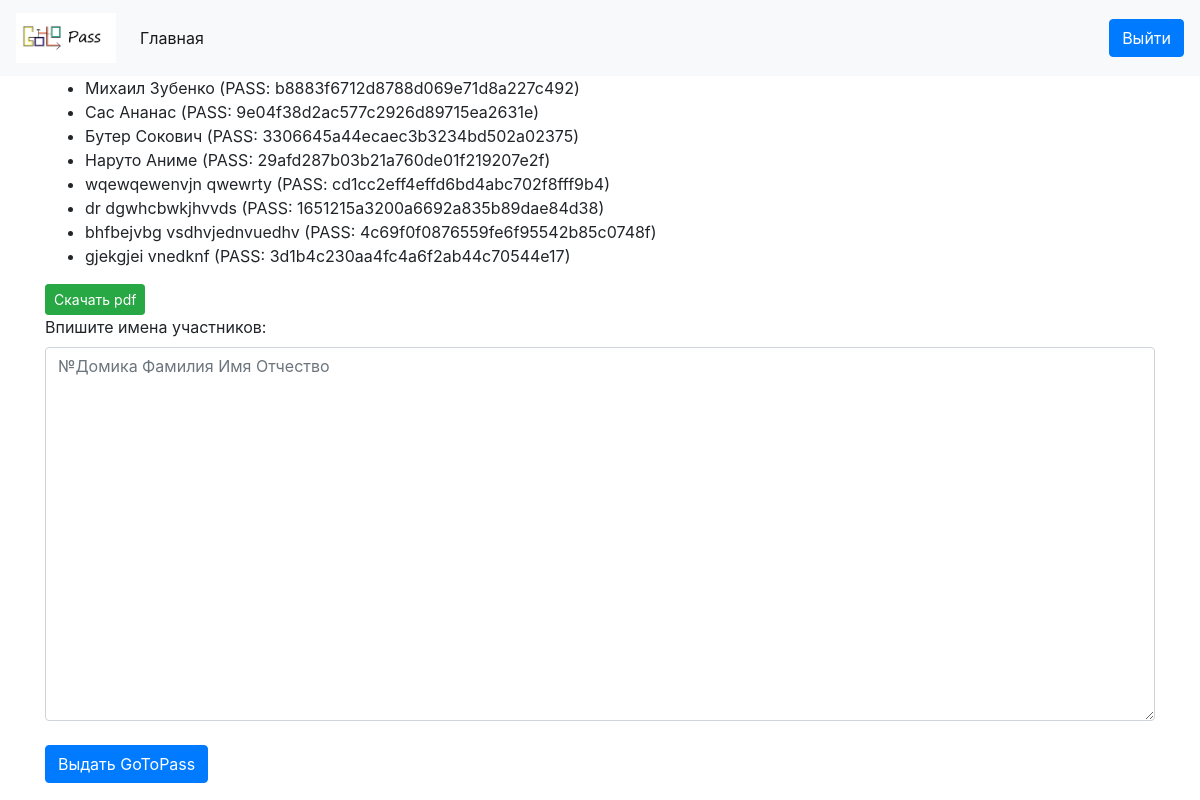
Page / (signed in) on the earlier database version.
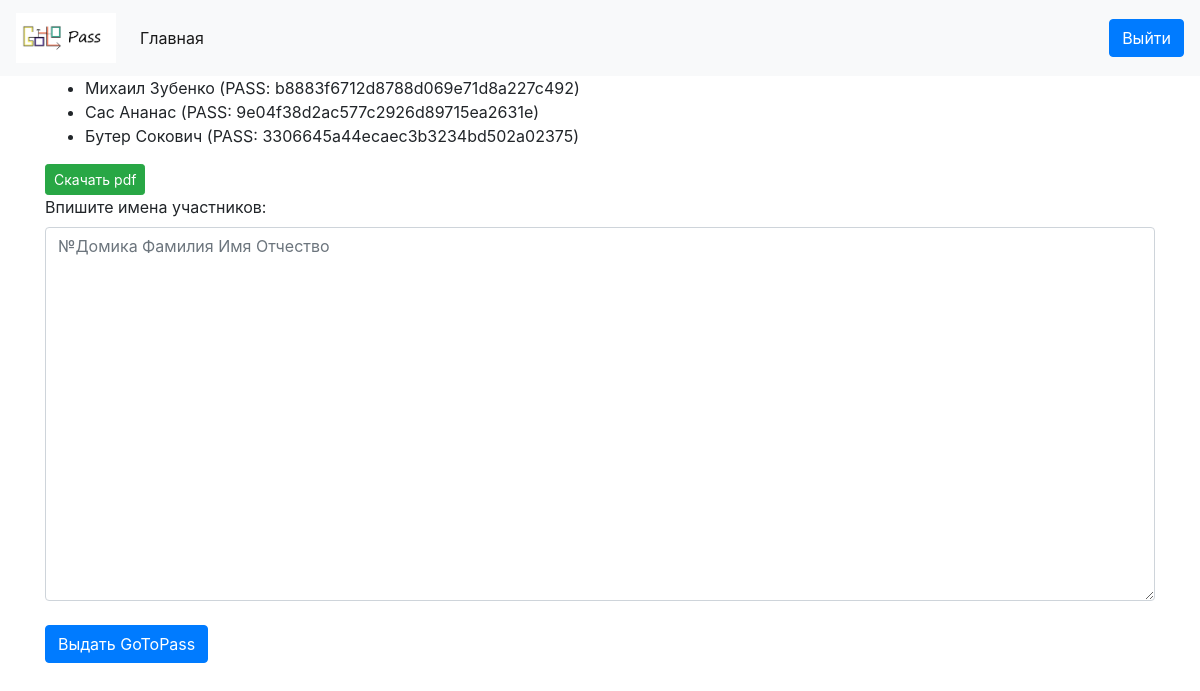
Same page on the later database version.
### Pass/models.py (models this page shows)
class Person(models.Model):
    name = models.TextField()
    surname = models.TextField()
    patronymic = models.TextField()
    tg_id = models.TextField()
    vk_id = models.TextField()
    cours = models.TextField()
    pass_gen = models.TextField()
    home_number = models.TextField()

### Pass/views.py (the view, shortened to what this page needs)
# urls.py: path('', admink)
def admink(request):
    if request.user.is_authenticated:
        if request.method == 'GET':
            students = Person.objects.all()
            return render(request, 'admin.html', {'students': students})
    else:
        return redirect('/login')

### Pass/templates/admin.html (shortened to what this page needs)
{% extends 'base.html' %}
{% block content %}
<ul>
{% for student in students %}
    <li>{{ student.name }} {{ student.surname }} (PASS: {{ student.pass_gen }})</li>
{% endfor %}
</ul>
<a href="/pdf" class="btn btn-success btn-sm">Скачать pdf</a>
<div class="form-group">
<form method="post">
<label for textarea>Впишите имена участников:</label>
<textarea placeholder="№Домика Фамилия Имя Отчество" class="form-control" name="FirstLastname" rows="15" id="textarea"></textarea><br>
<input type="submit" name="submit" class="btn btn-primary" value="Выдать GoToPass" />
</form>
</div>
{% endblock %}

### Pass/templates/base.html (shortened to what this page needs)
<!DOCTYPE html>
<html>
<head>
    <link rel="stylesheet" href="https://stackpath.bootstrapcdn.com/bootstrap/4.3.1/css/bootstrap.min.css" integrtiy="sha384-ggOyR0iXCbMQv3Xipma34MD+dH/1fQ784/j6cY/iJTQUOhcWr7x9JvoRxT2MZw1T">
</head>
<body>
<nav class="navbar navbar-expand-lg navbar-light bg-light">
   <a class="navbar-brand" href="#">
    <img src="/static/logo.jpg" width="100" height="50" alt="">
  </a>
  <div class="collapse navbar-collapse" id="navbarSupportedContent">
    <ul class="navbar-nav mr-auto">
      <li class="nav-item active">
        <a class="nav-link" href="">Главная<span class="sr-only">(current)</span></a>
      </li>
            </ul>
            <form method="post" action="/logout">
      <input type="submit" name="LogOut" class="btn btn-primary" value="Выйти">
        </form>
      </div>
      </nav>
      <div class="container">
  {% block content %}
  {% endblock %}
</div>
</body>
</body>
</html>

Differences in the rows shown:
removed Person: name "Наруто", surname "Аниме", pass_gen "29afd287b03b21a760de01f219207e2f"
removed Person: name "wqewqewenvjn", surname "qwewrty", pass_gen "cd1cc2eff4effd6bd4abc702f8fff9b4"
removed Person: name "dr", surname "dgwhcbwkjhvvds", pass_gen "1651215a3200a6692a835b89dae84d38"
removed Person: name "bhfbejvbg", surname "vsdhvjednvuedhv", pass_gen "4c69f0f0876559fe6f95542b85c0748f"
removed Person: name "gjekgjei", surname "vnedknf", pass_gen "3d1b4c230aa4fc4a6f2ab44c70544e17"
